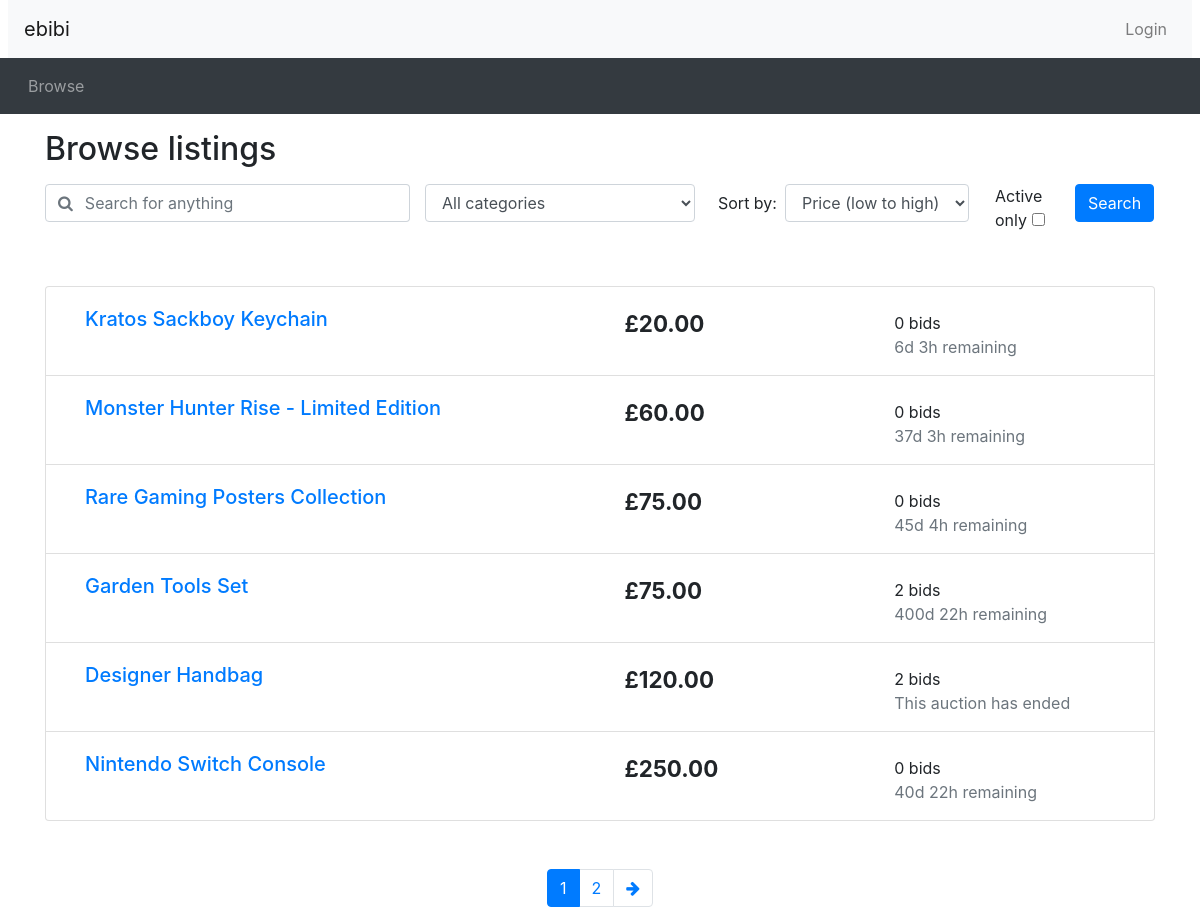
Screenshot of /browse.php with the database file from the repository.
### tables this page shows
CREATE TABLE Auctions (
    auctionID INT NOT NULL PRIMARY KEY AUTO_INCREMENT, 
    categoryID INT NOT NULL,
    sellerID INT NOT NULL,
    title VARCHAR(255) NOT NULL,
    description VARCHAR(255), 
    createdDate DATETIME NOT NULL, 
    endDate DATETIME NOT NULL,
    startingPrice FLOAT NOT NULL,
    reservePrice FLOAT NOT NULL DEFAULT 0,
    itemImage VARCHAR(255) NOT NULL,
    auctionStatus BOOLEAN NOT NULL,
    itemCondition ENUM('new', 'good', 'used') NOT NULL,
    FOREIGN KEY (categoryID) REFERENCES Categories(categoryID)
);

### database.php (called while the page is built, shortened)
<?php
function execute_prepared_stmt_query($connection, $sql, $params = [], $types = "") {
    $stmt = mysqli_prepare($connection, $sql);
    if (!empty($params)) {
        mysqli_stmt_bind_param($stmt, $types, ...$params);
    }
    mysqli_stmt_execute($stmt);
    $result = mysqli_stmt_get_result($stmt);
    return $result;
}

### search_form.php (the view, shortened to what this page needs)
<div id="searchSpecs">
    <form method="get" action="browse.php">
      <div class="row">
        <div class="col-md-4 pr-0">
          <div class="form-group">
            <div class="input-group">
              <div class="input-group-prepend">
                <span class="input-group-text bg-transparent pr-0 text-muted">
                  <i class="fa fa-search"></i>
                </span>
              </div>
              <input type="text" class="form-control border-left-0" id="keyword" placeholder="Search for anything" name="keyword">
            </div>
          </div>
        </div>
        <div class="col-md-3 pr-0">
          <div class="form-group">
            <select class="form-control" id="cat" name="cat">
              <option selected value="0">All categories</option>
            </select>
          </div>
        </div>
        <div class="col-md-3 pr-0">
          <div class="form-inline">
            <label class="mx-2" for="order_by">Sort by:</label>
            <select class="form-control" id="order_by" name="order_by">
              <option selected value="pricelow">Price (low to high)</option>
            </select>
          </div>
        </div>
        <div class="col-md-1">Active only <input type="checkbox" id="active_only" name="active_only" value="1"></div>
        <div class="col-md-1 px-0">
          <button type="submit" class="btn btn-primary">Search</button>
        </div>
      </div>
    </form>
  </div>

### browse.php (shortened to what this page needs)
<?php
include_once("header.php");
require("utilities.php");
require("database.php");
$connection = get_connection();
?>
<div class="container">
  <h2 class="my-3">Browse listings</h2>
  <?php include("search_form.php") ?>
</div>
<?php
$keyword = isset($_GET['keyword']) ? $_GET['keyword'] : "";
$category = isset($_GET['cat']) ? $_GET['cat'] : "0";
$ordering = isset($_GET['order_by']) ? $_GET['order_by'] : "pricelow";
$curr_page = isset($_GET['page']) & !empty($_GET['page']) ? $_GET['page'] : 1;
$active_only = isset($_GET['active_only']) ? $_GET['active_only'] : "";
$results_per_page = 6;
$offset = ($curr_page - 1) * $results_per_page;
list($count_sql, $count_params, $count_types) = build_auction_query($keyword, $category, $ordering, $active_only, true);
$count_result = execute_prepared_stmt_query($connection, $count_sql, $count_params, $count_types);
$num_results = mysqli_fetch_assoc($count_result)['total'];
$max_page = ceil($num_results / $results_per_page);
list($auction_list_sql, $params, $types) = build_auction_query($keyword, $category, $ordering, $active_only);
$auction_list_sql .= " LIMIT ? OFFSET ?";
$params[] = $results_per_page;
$params[] = $offset;
$types .= 'ii';
$auction_list_result = execute_prepared_stmt_query($connection, $auction_list_sql, $params, $types);
?>
<div class="container mt-5">
  <ul class="list-group">
    <?php
    while ($row = mysqli_fetch_assoc($auction_list_result)) {
      print_listing_li(
        $row['auctionID'],
        $row['title'],
        $row['currentPrice'],
        $row['bidCount'],
        new DateTime($row['endDate'])
      );
    }
    ?>
  </ul>
  <nav aria-label="Search results pages" class="mt-5">
    <ul class="pagination justify-content-center">
      <?php
      pagination($curr_page, $max_page);
      ?>
    </ul>
  </nav>
</div>
<?php include_once("footer.php") ?>

### utilities.php (shortened to what this page needs)
<?php
function display_time_remaining($interval)
{
  if ($interval->days == 0 && $interval->h == 0) {
    $time_remaining = $interval->format('%im %Ss');
  } else if ($interval->days == 0) {
    $time_remaining = $interval->format('%hh %im');
  } else {
    $time_remaining = $interval->format('%ad %hh');
  }
  return $time_remaining;
}
function print_listing_li($item_id, $title, $currentPrice, $num_bids, $end_time)
{
  if ($num_bids == 1) {
    $bid = ' bid';
  } else {
    $bid = ' bids';
  }
  $now = new DateTime();
  if ($now > $end_time) {
    $time_remaining = 'This auction has ended';
  } else {
    $time_to_end = date_diff($now, $end_time);
    $time_remaining = display_time_remaining($time_to_end) . ' remaining';
  }
  echo (
    "
    <li class='list-group-item'>
      <div class='row ml-1 mt-2 mb-1'>
        <div class='col-6'>
          <h5><a href='listing.php?item_id={$item_id}'>{$title}</a></h5>
        </div>
        <div class='col'>
          <div class='row'>
            <div class='col'><span style='font-size: 1.4em' class='font-weight-bolder'>£" . number_format($currentPrice, 2) . "</span></div>
            <div class='col'>
              <div class='mt-1'>{$num_bids} <span>{$bid}</span></div>
              <div class='text-muted'>{$time_remaining}</div>
            </div>
          </div>
        </div>
      </div>
    </li>
    "
  );
}
function pagination($curr_page, $max_page, $target_link = "browse.php")
{
  $querystring = "";
  $high_page_boost = max(3 - $curr_page, 0);
  $low_page_boost = max(2 - ($max_page - $curr_page), 0);
  $low_page = max(1, $curr_page - 2 - $low_page_boost);
  $high_page = min($max_page, $curr_page + 2 + $high_page_boost);
  for ($i = $low_page; $i <= $high_page; $i++) {
    if ($i == $curr_page) {
      echo ('<li class="page-item active">');
    } else {
      echo ('<li class="page-item">');
    }
    echo ('<a class="page-link" href="' . $target_link . '?' . $querystring . 'page=' . $i . '">' . $i . '</a></li>');
  }
  if ($curr_page != $max_page) {
    echo ('
<li class="page-item">
  <a class="page-link" href="' . $target_link . '?' . $querystring . 'page=' . ($curr_page + 1) . '" aria-label="Next">
    <span aria-hidden="true"><i class="fa fa-arrow-right"></i></span>
    <span class="sr-only">Next</span>
  </a>
</li>');
  }
}
function build_auction_query($keyword, $category, $ordering, $active_only, $count_mode = false)
{
  $query = $count_mode
    ? "SELECT COUNT(DISTINCT auctions.auctionID) AS total FROM auctions"
    : "SELECT auctions.*, COUNT(bids.bidID) AS bidCount,
          COALESCE(MAX(bids.bidPrice), auctions.startingPrice) AS currentPrice
        FROM auctions LEFT JOIN bids ON auctions.auctionID = bids.auctionID";
  $params = [];
  $types = "";
  if (!$count_mode) {
    $query .= " GROUP BY auctions.auctionID";
    if ($ordering === 'pricehigh') {
      $query .= " ORDER BY currentPrice DESC";
    } else if ($ordering === 'pricelow') {
      $query .= " ORDER BY currentPrice";
    } else if ($ordering === 'date') {
      $query .= " ORDER BY endDate";
    }
  }
  return [$query, $params, $types];
}
?>

### rows the page displays
auctions: title "Kratos Sackboy Keychain", currentPrice "20.00", num_bids "0", bid "bids", time_remaining "6d 3h remaining"
auctions: title "Monster Hunter Rise - Limited Edition", currentPrice "60.00", num_bids "0", bid "bids", time_remaining "37d 3h remaining"
auctions: title "Rare Gaming Posters Collection", currentPrice "75.00", num_bids "0", bid "bids", time_remaining "45d 4h remaining"
auctions: title "Garden Tools Set", currentPrice "75.00", num_bids "2", bid "bids", time_remaining "400d 22h remaining"
auctions: title "Designer Handbag", currentPrice "120.00", num_bids "2", bid "bids", time_remaining "This auction has ended"
auctions: title "Nintendo Switch Console", currentPrice "250.00", num_bids "0", bid "bids", time_remaining "40d 22h remaining"
